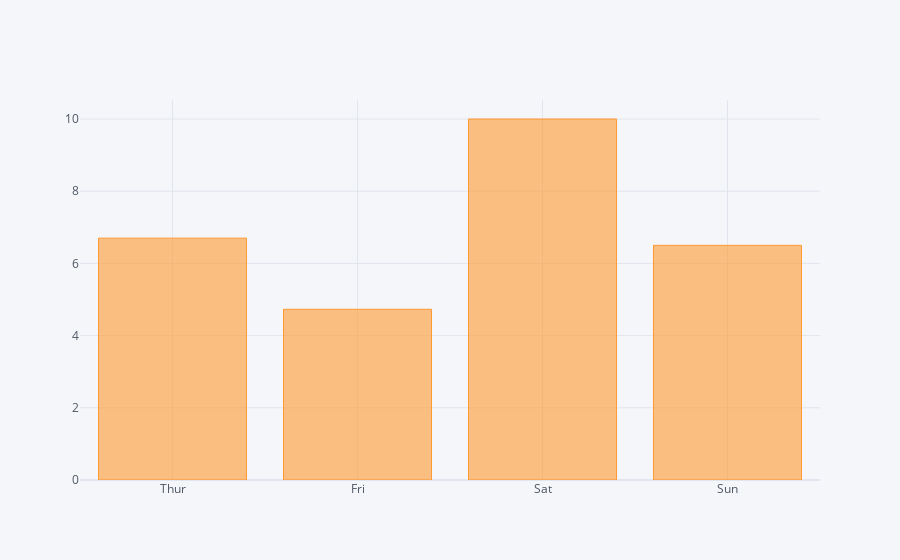

The notebook cell saved with this chart:
### Code cell
tips.groupby('day')['tip'].max().iplot(kind='bar')

### Figure 1 — Plotly figure (JSON) as saved in the notebook; plotly's stock layout.template omitted (floating-point values rounded to 4 significant figures)
{"data": [{"marker": {"color": "rgba(255, 153, 51, 0.6)", "line": {"color": "rgba(255, 153, 51, 1.0)", "width": 1}}, "name": "tip", "orientation": "v", "text": "", "type": "bar", "x": ["Thur", "Fri", "Sat", "Sun"], "y": [6.7, 4.73, 10, 6.5]}], "layout": {"autosize": true, "legend": {"bgcolor": "#F5F6F9", "font": {"color": "#4D5663"}}, "paper_bgcolor": "#F5F6F9", "plot_bgcolor": "#F5F6F9", "title": {"font": {"color": "#4D5663"}}, "xaxis": {"autorange": true, "gridcolor": "#E1E5ED", "range": [-0.5, 3.5], "showgrid": true, "tickfont": {"color": "#4D5663"}, "title": {"font": {"color": "#4D5663"}, "text": ""}, "type": "category", "zerolinecolor": "#E1E5ED"}, "yaxis": {"autorange": true, "gridcolor": "#E1E5ED", "range": [0, 10.53], "showgrid": true, "tickfont": {"color": "#4D5663"}, "title": {"font": {"color": "#4D5663"}, "text": ""}, "type": "linear", "zerolinecolor": "#E1E5ED"}}}
